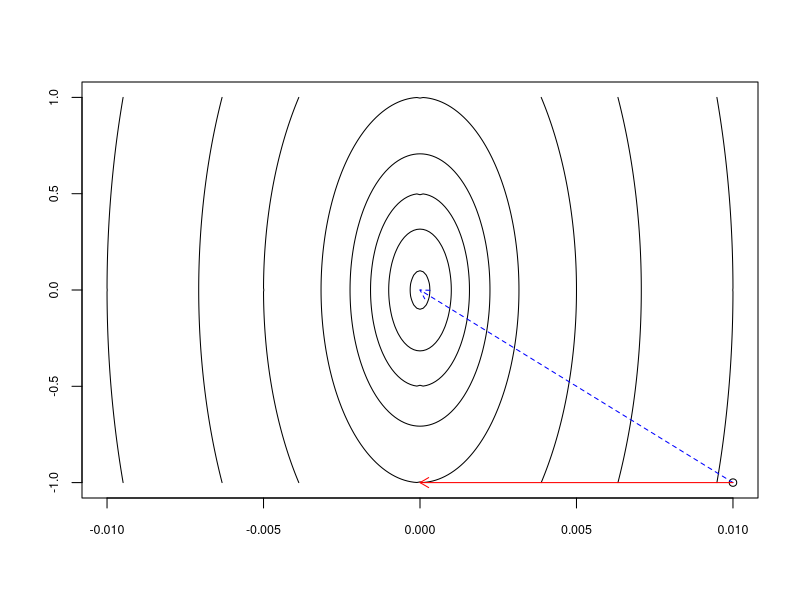
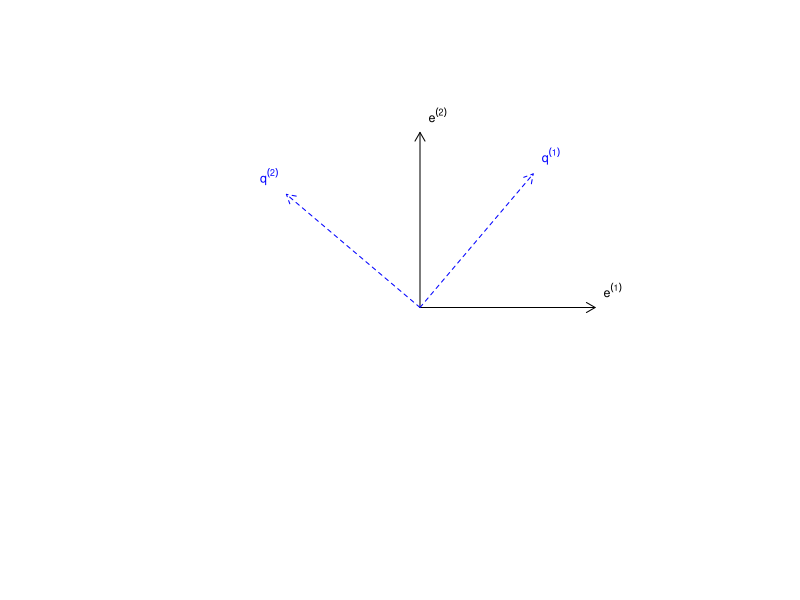
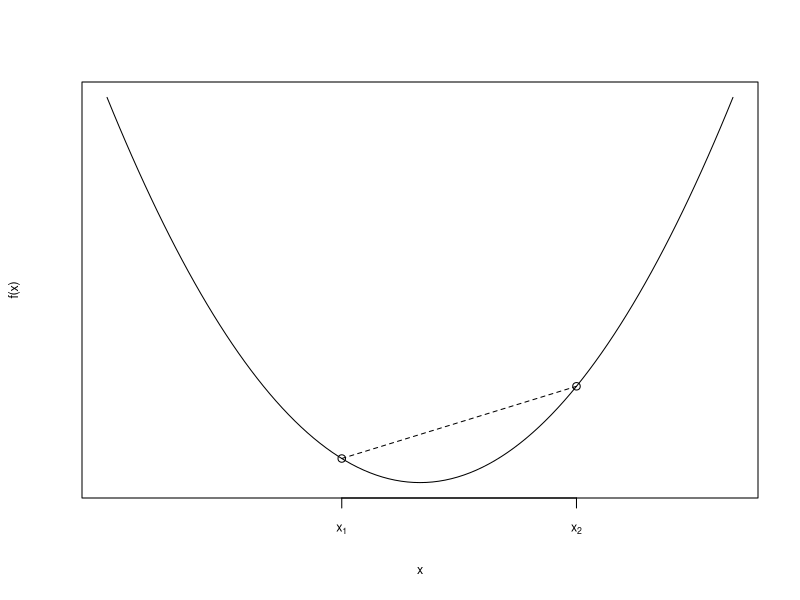

These figures' R source, in order:
# why steepest descent gives bad directions
f <- function(x, y) 10^5 * x^2 + y^2
x <- seq(-1e-2, 1e-2, 1e-4)
y <- seq(-1, 1, 1e-2)
z <- outer(x, y, f)
contour(x = x, y = y, z = z, levels = c(0.01, 0.1, 0.25, 0.5, 1, 2.5, 5, 10), 
        drawlabels = F, cex.lab = 0.75, cex.axis = 0.75)

grad.f <- function(x, y) c(2 * 10^5 * x, 2 * y)
x0 <- c(1e-2, -1)
points(x0[1], x0[2])
grad.x0 <- grad.f(x0[1], x0[2])
x1 <- x0 + 5e-6 * -grad.x0
arrows(x0 = x0[1], y0 = x0[2], x1 = 0, y1 = 0, col = "blue", lty = 2,
       length = 0.1)
arrows(x0 = x0[1], y0 = x0[2], x1 = x1[1], y1 = x1[2], col = "red",
       length = 0.1)

# machine representation
dec2bin <- function(x) {   
  q <- x   
  r <- ""   
  while(q > 0 && nchar(q) < 52) {     
    r <- paste0(q %% 2, r)     
    q <- q %/% 2   
  }   
  return(r) 
}

# test the function by comparing its output to a known result
dec2bin(1e4) == "10011100010000"

x <- "10011100010000" # 1e4
x <- "10101" # 21
q <- as.integer(unlist(strsplit(x, split = NULL)))
r <- rev(seq_len(length(q)))[as.logical(q)]
sum(2^(r - 1))

bin2dec <- function(x) {
  q <- as.integer(unlist(strsplit(x, split = NULL)))
  r <- rev(seq_len(length(q)))[as.logical(q)]
  return(sum(2^(r - 1)))
}

bin2dec(x)
bin2dec(dec2bin(1023))
dec2bin(1023)

# change of basis via spectral theorem
lambda <- eigen(matrix(c(1,3,3,2), nr = 2))$vectors

plot.new()
plot.window(xlim = c(-1, 1), ylim = c(-1, 1.2), asp = 1)
arrows(x0 = 0, y0 = 0, x1 = 1, y1 = 0, length = 0.1, col = "black")
arrows(x0 = 0, y0 = 0, x1 = 0, y1 = 1, length = 0.1, col = "black")
arrows(x0 = 0, y0 = 0, x1 = lambda[1,1], y1 = lambda[2,1], length = 0.1, 
       lty = 2, col = "blue")
arrows(x0 = 0, y0 = 0, x1 = lambda[1,2], y1 = lambda[2,2], length = 0.1, 
       lty = 2, col = "blue")
text(x = 1.1, y = 0.1, cex = 0.75, labels = expression(e^(1)))
text(x = 0.1, y = 1.1, cex = 0.75, labels = expression(e^(2)))
text(x = lambda[1,1] + 0.1, y = lambda[2,1] + 0.1, cex = 0.75, 
     labels = expression(q^(1)), col = "blue")
text(x = lambda[1,2] - 0.1, y = lambda[2,2] + 0.1, cex = 0.75, 
     labels = expression(q^(2)), col = "blue")

# example of a convex function
curve(x^2, xlim = c(-2, 2), ylab = "f(x)", cex.lab = 0.75, 
      xaxt = "n", yaxt = "n")
x1 <- c(-0.5, 0.25)
x2 <- c(1, 1)
axis(side = 1, at = c(x1[1], x2[1]), cex.axis = 0.75, 
     labels = c(expression(x[1]), expression(x[2])))
points(x = c(-0.5, 1), y = c(0.25, 1))
segments(x0 = -0.5, y0 = 0.25, x1 = 1, y1 = 1, lty = 2)
